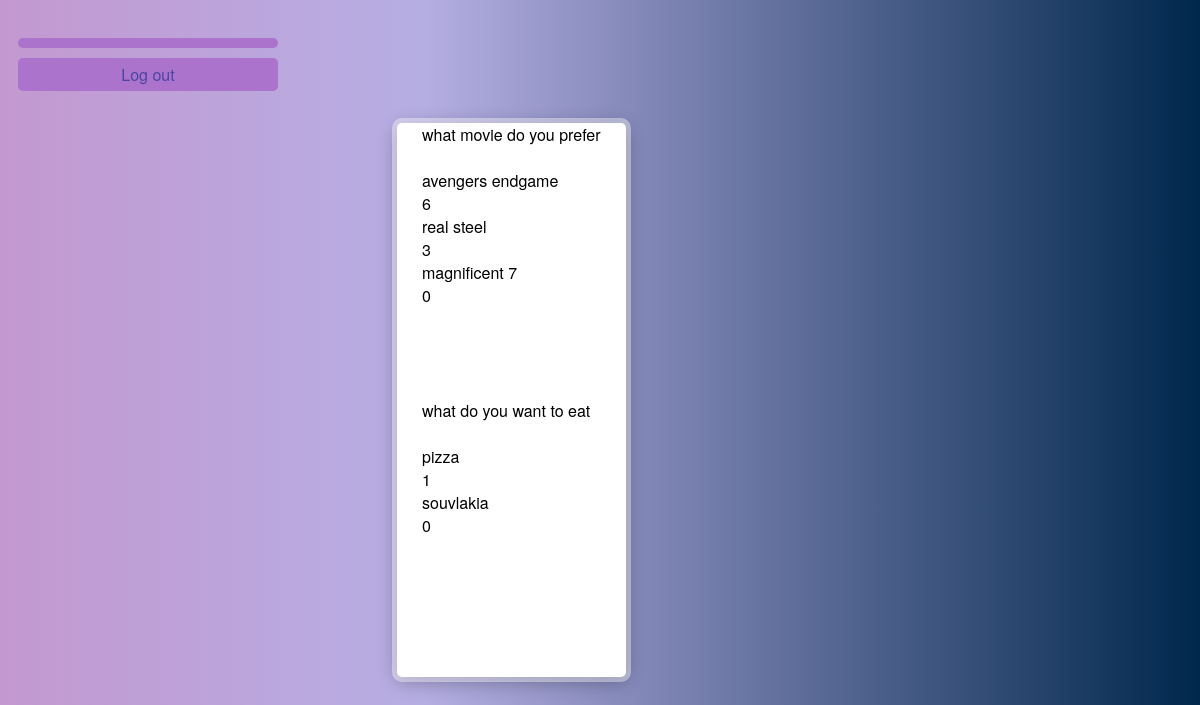
The app's page /results.php with its own data.
### tables this page shows
CREATE TABLE `ballot` (
  `idballot` int(11) NOT NULL,
  `name` varchar(30) NOT NULL,
  `description` varchar(30) NOT NULL,
  `canditate1` varchar(30) DEFAULT NULL,
  `count1` int(11) DEFAULT NULL,
  `canditate2` varchar(30) DEFAULT NULL,
  `count2` int(11) DEFAULT NULL,
  `canditate3` varchar(30) DEFAULT NULL,
  `count3` int(11) DEFAULT NULL,
  `canditate4` varchar(30) DEFAULT NULL,
  `count4` int(11) DEFAULT NULL,
  `canditate5` varchar(30) DEFAULT NULL,
  `count5` int(11) DEFAULT NULL,
  `canditate6` varchar(30) DEFAULT NULL,
  `count6` int(11) DEFAULT NULL,
  `canditate7` varchar(30) DEFAULT NULL,
  `count7` int(11) DEFAULT NULL,
  `canditate8` varchar(30) DEFAULT NULL,
  `count8` int(11) DEFAULT NULL,
  `canditate9` varchar(30) DEFAULT NULL,
  `count9` int(11) DEFAULT NULL,
  `canditate10` varchar(30) DEFAULT NULL,
  `count10` int(11) DEFAULT NULL,
  `canditate11` varchar(30) DEFAULT NULL,
  `count11` int(11) DEFAULT NULL,
  `canditate12` varchar(30) DEFAULT NULL,
  `count12` int(11) DEFAULT NULL,
  `canditate13` varchar(30) DEFAULT NULL,
  `count13` int(11) DEFAULT NULL,
  `canditate14` varchar(30) DEFAULT NULL,
  `count14` int(11) DEFAULT NULL,
  `canditate15` varchar(30) DEFAULT NULL,
  `count15` int(11) DEFAULT NULL,
  `canditate16` varchar(30) DEFAULT NULL,
  `count16` int(11) DEFAULT NULL,
  `canditate17` varchar(30) DEFAULT NULL,
  `count17` int(11) DEFAULT NULL,
  `canditate18` varchar(30) DEFAULT NULL,
  `count18` int(11) DEFAULT NULL,
  `canditate19` varchar(30) DEFAULT NULL,
  `count19` int(11) DEFAULT NULL,
  `canditate20` varchar(30) DEFAULT NULL,
  `count20` int(11) DEFAULT NULL
);

### results.php (the view, shortened to what this page needs)
<?php
include_once 'connection.php';
?>
<div class="menu">
</div>
<!DOCTYPE html>
<html>
    <head>
	   <link rel="stylesheet" type="text/css" href="stylesheet-ballot.css"></link>
    </head>
    <body>
	<div class="menu">
	<a href='/logout.php'>Log out</a>
	</div>
	<br>
	<br>
	<div class="container">
	<div id="pshfos">
<?php
$array=mysqli_query($connection,"SELECT name FROM ballot");
	$i=0;
	while ($row=mysqli_fetch_array($array)){
		$name1[$i]=$row['name'];
		$i++;
	}
	$result=mysqli_query($connection,"SELECT * FROM ballot ");
	$count=mysqli_num_rows($result);
	if ($count>=1){
	$array=mysqli_query($connection,"SELECT description, canditate1, count1, canditate2, count2, canditate3, count3, canditate4, count4, canditate5, count5, canditate6, count6, canditate7, count7, canditate8, count8, canditate9, count9, canditate10, count10, canditate11, count11, canditate12, count12, canditate13, count13, canditate14, count14, canditate15, count15, canditate16, count16, canditate17, count17, canditate18, count18, canditate19, count19, canditate20, count20  FROM ballot WHERE name='$name1[0]' ");
	while ($row=mysqli_fetch_array($array)){
		$disc=$row['description'];
		$canditate1=$row['canditate1'];
		$count1=$row['count1'];
		$canditate2=$row['canditate2'];
		$count2=$row['count2'];
		$canditate3=$row['canditate3'];
		$count3=$row['count3'];
	}
	echo $disc;
	echo "<br>";
	echo "<br>";
	if(is_null($canditate1)) {
	}else{
	echo $canditate1;
	echo "<br>";
	echo $count1;
	}
	echo "<br>";
	if(is_null($canditate2)) {
	}else{
	echo $canditate2;
	echo "<br>";
	echo $count2;
	}
	echo "<br>";
	if(is_null($canditate3)) {
	}else{
	echo $canditate3;
	echo "<br>";
	echo $count3;
	}
	echo "<br>";
	echo "<br>";
	echo "<br>";
	echo "<br>";
	echo "<br>";
	}
	if ($count>=2){
	$array=mysqli_query($connection,"SELECT description, canditate1, count1, canditate2, count2, canditate3, count3, canditate4, count4, canditate5, count5, canditate6, count6, canditate7, count7, canditate8, count8, canditate9, count9, canditate10, count10, canditate11, count11, canditate12, count12, canditate13, count13, canditate14, count14, canditate15, count15, canditate16, count16, canditate17, count17, canditate18, count18, canditate19, count19, canditate20, count20  FROM ballot WHERE name='$name1[1]' ");
	while ($row=mysqli_fetch_array($array)){
		$disc=$row['description'];
		$canditate1=$row['canditate1'];
		$count1=$row['count1'];
		$canditate2=$row['canditate2'];
		$count2=$row['count2'];
	}
	echo $disc;
	echo "<br>";
	echo "<br>";
	if(is_null($canditate1)) {
	}else{
	echo $canditate1;
	echo "<br>";
	echo $count1;
	}
	echo "<br>";
	if(is_null($canditate2)) {
	}else{
	echo $canditate2;
	echo "<br>";
	echo $count2;
	}
	echo "<br>";
	echo "<br>";
	echo "<br>";
	echo "<br>";
	echo "<br>";
	echo "<br>";
	}
?>
</div>
</div>
</body>
</html>

### stylesheet-ballot.css (style rules this page uses)
body { background: rgb(195,152,208); background: linear-gradient(90deg, rgba(195,152,208,1) 0%, rgba(83,65,189,0.42370451598608194) 35%, rgba(0,39,77,1) 100%); font-family: "Helvetica Neue", Helvetica, Arial; padding-top: 20px; }
.menu { width: 406px; max-width: 250px; background: #ab73cc; border-radius: 5px; margin: 10px; text-align: center; padding: 5px; }
.menu a { text-decoration: none; font-family: "Helvetica Neue", Helvetica, Arial; padding: 0.2em 0.1em; color: #4a47a3; }
.container { width: 406px; max-width: 406px; margin: 0 auto; position: absolute; top: 50%; left: 50%; transform: translate(-50%, -50%); }
#pshfos { padding: 0px 25px 25px; background: #fff; box-shadow: 0px 0px 0px 5px rgba( 255,255,255,0.4 ), 0px 4px 20px rgba( 0,0,0,0.33 ); -moz-border-radius: 5px; -webkit-border-radius: 5px; border-radius: 5px; display: table; position: static; }

### records on screen
ballot: description "what movie do you prefer", canditate1 "avengers endgame", count1 "6", canditate2 "real steel", count2 "3", canditate3 "magnificent 7", count3 "0"
ballot: description "what do you want to eat", canditate1 "pizza", count1 "1", canditate2 "souvlakia", count2 "0"
